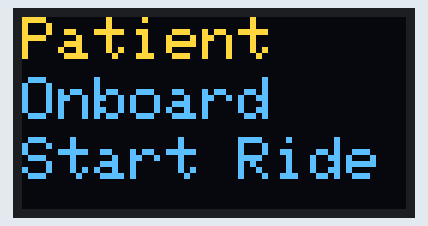
Bench run of a sketch on a simulated Arduino Uno, built with avr-gcc and run on an emulated ATmega328P. Parts: 128×64 one-colour display. The OLED is the two-colour kind (top 16 rows yellow).

Above: at 0.1 s.

The sketch:

rideOled.ino
```cpp
#include <SPI.h>
#include <Wire.h>
#include <Adafruit_GFX.h>
#include <Adafruit_SSD1306.h>

#define SCREEN_WIDTH 128 // OLED display width, in pixels
#define SCREEN_HEIGHT 64 // OLED display height, in pixels

// Declaration for SSD1306 display connected using I2C
#define OLED_RESET     -1 // Reset pin # (or -1 if sharing Arduino reset pin)
#define SCREEN_ADDRESS 0x3C
Adafruit_SSD1306 display(SCREEN_WIDTH, SCREEN_HEIGHT, &Wire, OLED_RESET);


void setup()
{
  // Serial.begin(9600);

  // initialize the OLED object
  if(!display.begin(SSD1306_SWITCHCAPVCC, SCREEN_ADDRESS)) {
    Serial.println(F("SSD1306 allocation failed"));
    for(;;); // Don't proceed, loop forever
  }

  display.clearDisplay();

}

void loop() {
  // Clear only the region where values are displayed
  display.setTextColor(WHITE);
  display.setTextSize(2);
  display.setCursor(0, 0);
  display.print("Patient");
  display.setCursor(0, 20);
  display.print("Onboard");
  display.setCursor(0, 40);
  display.print("Start Ride");
  display.display();

  delay(1000);

}
```
